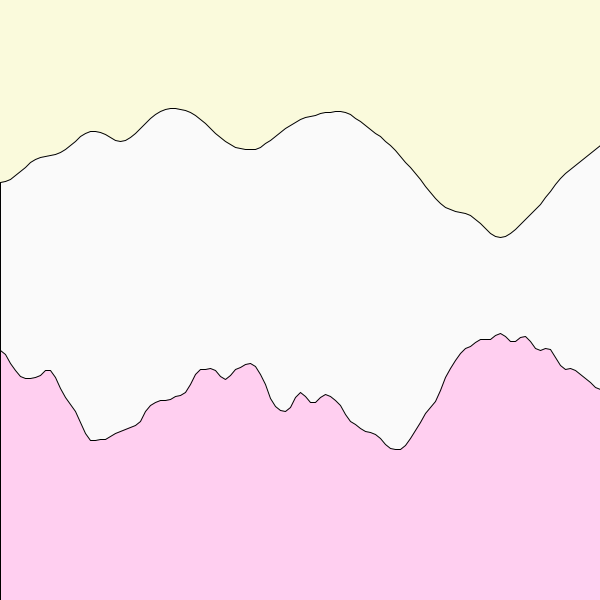
Frame 1 (no input)
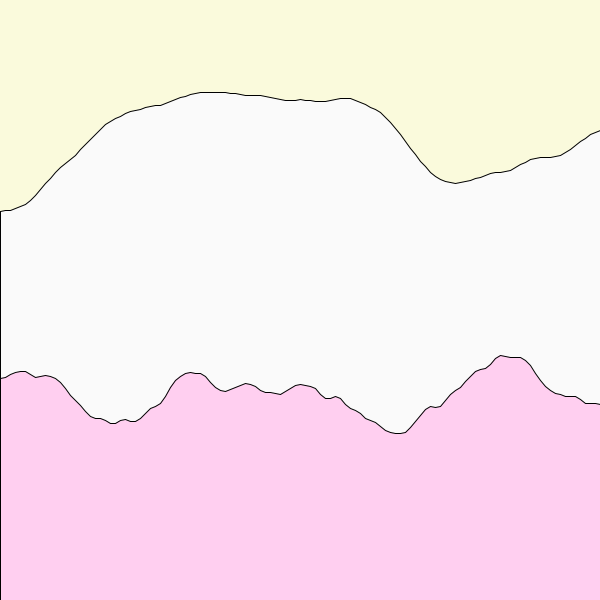
Frame 60 (the mouse pressed at the canvas centre just before this capture)
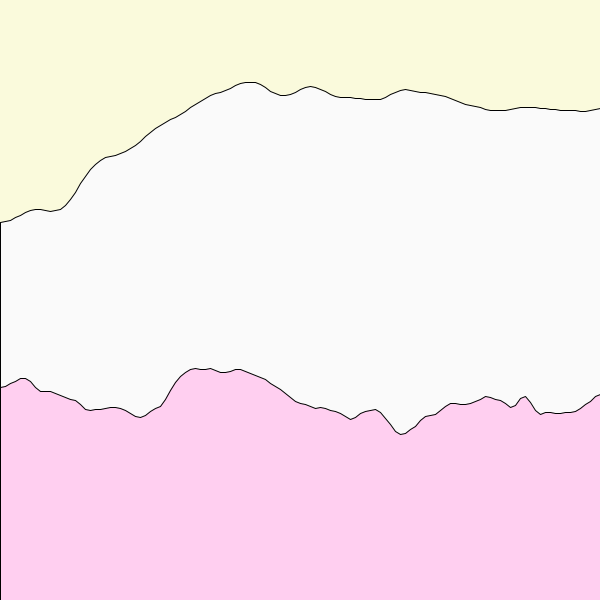
Frame 120 (the mouse held since frame 60 and released just before this capture)

The Processing sketch that drew these frames (run headless with seeded random() and noise(); from frame 60 on, the mouse is pressed at the canvas centre):

// Processing sketch: ice_cream
// ── ice_cream.pde
float yoff_1 = 0;
float yoff_2 = 10;

void setup() {
  size(600,600);
  colorMode(1);
  //noStroke();
  
}

void draw() {
  background(250, 250, 220);
  fill(250);
  beginShape(); 
  float xoff = 0;
  for (float x = 0; x <= width; x += 5) {
    float y = map(noise(xoff, yoff_1), 0, 1, 2, 300);
    vertex(x,y);
    xoff += 0.02;
  }
  yoff_1 += 0.005;
  vertex(width, height);
  vertex(0,height);
  endShape(CLOSE);
  
  beginShape(); 
  fill(255, 207, 240);
  float xoff_2 = 0;
  for (float x = 0; x <= width; x += 5) {
    float y = map(noise(xoff_2, yoff_2), 0, 1, 300, 500);
    vertex(x,y);
    xoff_2 += 0.05;
  }
  yoff_2 += 0.005;
  vertex(width, height);
  vertex(0,height);
  endShape(CLOSE);
}
